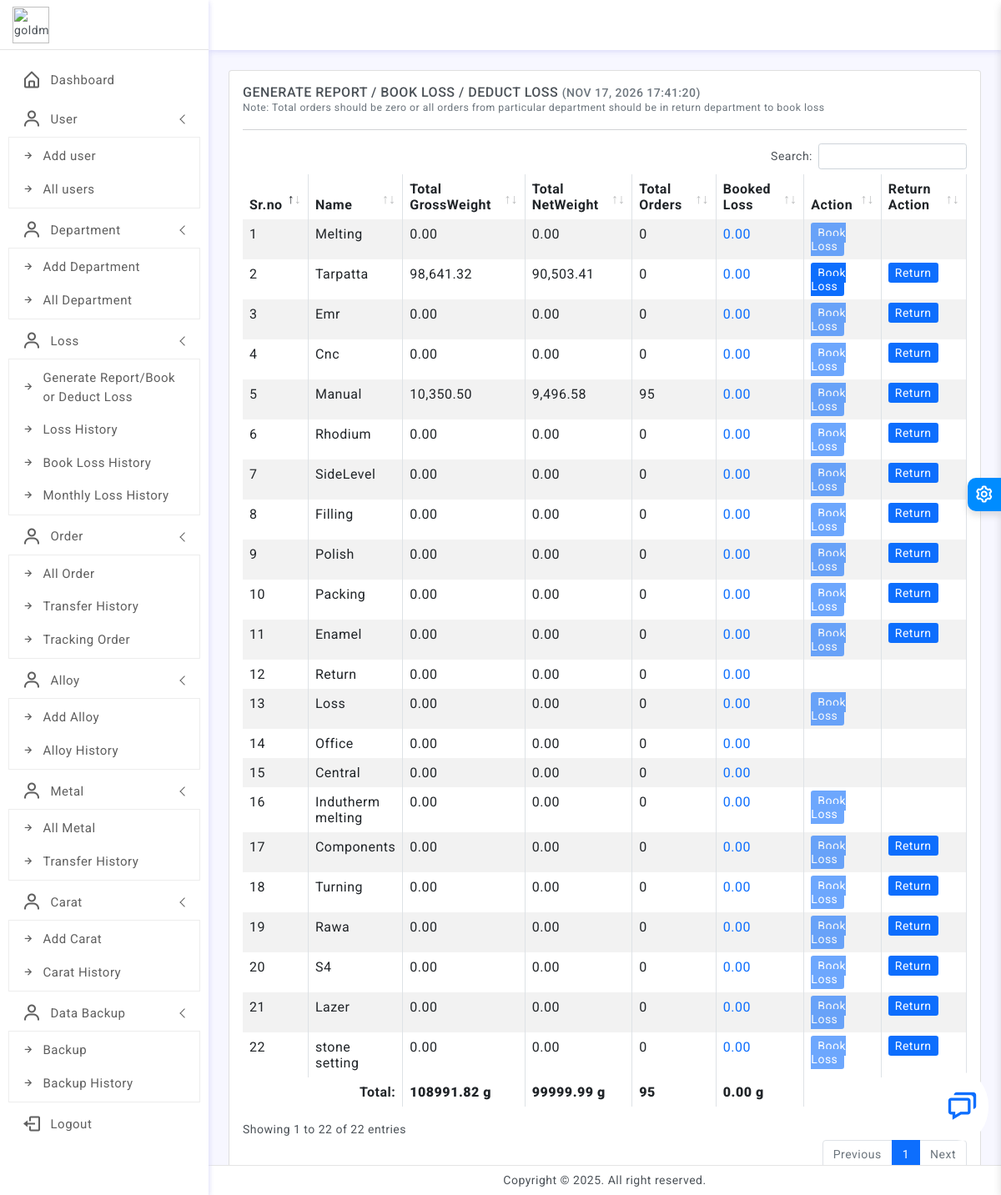
Page /super_jfdkgSD__UUECV_PIOU123/lossreport.php (signed in) on the committed database.
### tables this page shows
CREATE TABLE `departments` (
  `id` int(11) NOT NULL,
  `name` varchar(100) NOT NULL,
  `role` varchar(100) NOT NULL DEFAULT '0,2,5' COMMENT '0->all order\r\n3->edit order\r\n4->delete order\r\n1->add Order\r\n2->transfer order\r\n5->Accept orders\r\n6->all Metal\r\n7->edit Metal\r\n8->delete Metal\r\n9->add Metal\r\n10->transfer Metal\r\n11->Accept Metal',
  `created_at` timestamp NOT NULL DEFAULT current_timestamp(),
  `admin` varchar(100) NOT NULL DEFAULT '0' COMMENT '0->not admin\r\n1->admin',
  `use_gold` varchar(100) NOT NULL DEFAULT '0',
  `loss` varchar(100) NOT NULL DEFAULT '0',
  `previous_gold` varchar(100) NOT NULL DEFAULT '0',
  `melting_value` varchar(100) NOT NULL DEFAULT '0'
);

### super_jfdkgSD__UUECV_PIOU123/lossreport.php (the view, shortened to what this page needs)
<?php
include("include/connection.php");
$goldBalances = [];
$qGold1 = "SELECT *  FROM departments";
$resGold1 = mysqli_query($link, $qGold1);
if ($resGold1 && mysqli_num_rows($resGold1) > 0) {
    while ($row1 = mysqli_fetch_assoc($resGold1)) {
        $department_id = $row1['id'];
        $totalBalance = 0;
$qGold = "SELECT DISTINCT touch FROM metal_tracking";
$resGold = mysqli_query($link, $qGold);
if ($resGold && mysqli_num_rows($resGold) > 0) {
    while ($row = mysqli_fetch_assoc($resGold)) {
        $touchVal = $row['touch'];
        $toSum1 = 0;
        if($department_id==33){
             $toSum1 = mysqli_fetch_assoc(mysqli_query($link,
            "SELECT SUM(weight) as total FROM metal_tracking WHERE to_dept=$department_id AND from_dept=$department_id AND  touch='$touchVal' AND status='1'"
        ))['total'] ?? 0;
        }
          $stonetoSum =0;
         if($department_id==56){
         $stonetoSum = mysqli_fetch_assoc(mysqli_query($link,
            "SELECT SUM(stone_weight) as total FROM metal_tracking WHERE to_dept=$department_id AND touch='$touchVal' AND status='1'"
        ))['total'] ?? 0;
         }
        $toSum = mysqli_fetch_assoc(mysqli_query($link,
            "SELECT SUM(weight) as total FROM metal_tracking WHERE to_dept=$department_id AND touch='$touchVal' AND status='1'"
        ))['total'] ?? 0;
          $ostonefromSum =0;
         if($department_id==67){
         $ostonefromSum = mysqli_fetch_assoc(mysqli_query($link,
            "SELECT SUM(t_stone_weight) as total FROM order_tracking WHERE from_dept=$department_id AND gold_touch='$touchVal' AND status='1'"
        ))['total'] ?? 0;
         }
          $ordertoSum = mysqli_fetch_assoc(mysqli_query($link,
            "SELECT SUM(weight) as total FROM order_tracking WHERE to_dept=$department_id AND gold_touch='$touchVal' AND status='1'"
        ))['total'] ?? 0;
         $orderfromSum = mysqli_fetch_assoc(mysqli_query($link,
            "SELECT SUM(weight) as total FROM order_tracking WHERE from_dept=$department_id AND gold_touch='$touchVal' AND status='1'"
        ))['total'] ?? 0;
           $ostonefromSum = ($ostonefromSum * $touchVal) / 100;
        $o_bal = ((($ordertoSum ?: 0) - ($orderfromSum ?: 0)) * $touchVal) / 100;
        $fromSum = 0;
        if($department_id==37){
             $fromSum = mysqli_fetch_assoc(mysqli_query($link,
            "SELECT SUM(total_weight) as total FROM metal_entry WHERE from_dept=$department_id AND gold_touch='$touchVal' AND status='1'"
        ))['total'] ?? 0;
        }else{
             $fromSum = mysqli_fetch_assoc(mysqli_query($link,
            "SELECT SUM(weight) as total FROM metal_tracking WHERE from_dept=$department_id AND touch='$touchVal' AND status='1'"
        ))['total'] ?? 0;
        }
        $new_toSum = $toSum + $toSum1 + $stonetoSum;
         $balance = ($new_toSum ?: 0) - ($fromSum ?: 0);
        $new_balance = ($balance * $touchVal) / 100;
         $totalBalance += $new_balance + $o_bal  + $ostonefromSum;
    }
}
 $goldBalances[] = [
            'touch' => $touchVal,
            't_bal' => $totalBalance,
            'did' => $department_id,
            'balance' => $balance
        ];
}
}
include 'include/header.php';
?>
<div class="page-wrapper">
    <div class="page-content">
        <div class="row">
            <div class="col-12">
                <div class="card">
                    <div class="card-body">
                        <div class="d-flex justify-content-between align-items-center">
                            <h6 class="mb-0 text-uppercase">Generate Report / Book Loss / Deduct Loss <small class="text-muted">
            (<?= date("M d, Y H:i:s") ?>)
        </small></h6>
                        </div>
                           <div>
                              <small class="text-muted ">Note: Total orders should be zero or all orders from particular department
                              should be in return department  to book loss</small>
                              </div>
                        <hr/>
                        <div class="table-responsive">
          <table id="example2" class="table table-striped table-bordered" style="width:100%">
                                <thead>
                                    <tr>
                                        <th>Sr.no</th>
                                        <th>Name</th>
                                        <th>Total GrossWeight</th>
                                        <th>Total NetWeight</th>
                                        <th>Total Orders</th>
                                        <th>Booked Loss</th>
                                         <th>Action</th>
                                        <th>Return Action</th>
                                    </tr>
                                </thead>
                                <tbody>
                                    <?php
                                    $departments =$link->query("SELECT * FROM departments WHERE id NOT IN (51, 69, 70)");
                                    $sr = 1;
                                    while ($dept = $departments->fetch_assoc()):
                                    $dep_id = $dept['id'];
                                    ?>
                                    <tr>
                                        <td><?= $sr++ ?></td>
                                        <td><?= htmlspecialchars($dept['name']) ?></td>
  <td><?php
            echo   number_format($dept['use_gold'], 2);
?></td>
           <td>
    <?php
    $matched = null;
foreach ($goldBalances as $item) {
    if ($item['did'] == $dep_id) {
        $matched = $item;
        break;
    }
}
     if($matched==null){
         echo number_format(0, 2);
     }else{
          $t = $matched['t_bal'];
           $f = $matched['t_bal'];
           $total_book_loss = mysqli_fetch_assoc(mysqli_query($link,
            "SELECT
            SUM(weight) AS total_weight,
            SUM(net_weight) AS total_net_weight
        FROM loss
        WHERE from_department='$dep_id'
          AND to_department='0'"));
 $total_net_weight = $total_book_loss['total_net_weight'] ?? 0;
 $fine = 0;
         if($t>0){
             $fine= $t - $total_net_weight;
         }
          if($dep_id == 56){
            if($fine<0){
                echo number_format(0, 2);
            }else{
                echo number_format($fine, 2);
            }
          }elseif($dep_id== 32){
              if($fine<0){
                echo number_format(0, 2);
            }else{
                echo number_format($fine, 2);
            }
          }
          else{
                   echo number_format($fine, 2);
          }
     }
    ?></td>
    <td>
    <?php
    $did=$dept['id'];
    $result = $link->query("SELECT COUNT(*) AS total FROM orders WHERE current_dept='$did'");
$row = $result->fetch_assoc();
echo $row['total'];
?>
</td>
                                        <td>
    <a href="javascript:void(0)"
       class="loss-link"
       data-id="<?= $dept['id'] ?>"
       data-loss="<?= htmlspecialchars($dept['loss']) ?>">
       <?= number_format(htmlspecialchars($dept['loss']),2) ?>
    </a>
</td>
<td>
     <?php
    $did=$dept['id'];
    $result = $link->query("SELECT COUNT(*) AS total FROM orders WHERE current_dept='$did'");
$row = $result->fetch_assoc();
$hasOrders = ($row['total'] > 0) || ($dept['use_gold'] == 0) ;
?>
 <?php if($dept['name']=='Central' || $dept['name']=='Office'  || $dept['name']=='Return'){ ?>
 <?php }else{ ?>
 <a href="book_loss.php?dep_id=<?php echo $dep_id ?>&net_weight=<?php echo $f ?>"
   id="bookLossBtn"
   class="btn-sm btn-primary <?= $hasOrders ? 'disabled' : '' ?>"
   <?= $hasOrders ? 'style="pointer-events:none;opacity:0.6;"' : '' ?>>
   Book Loss
   <?php } ?>
</a>
</td>
<td>
    <?php if($dept['name']=='Central' || $dept['name']=='Melting' || $dept['name']=='Indutherm melting' || $dept['name']=='Office' || $dept['name']=='Loss' || $dept['name']=='Return'){ ?>
 <?php }else{ ?>
 <a class="btn-sm btn-primary" href="return.php?dep_id=<?php echo $dep_id ?>">
   Return
</a>
  <?php } ?>
</td>
                                    </tr>
                                    <?php endwhile; ?>
                                </tbody>
 <tfoot>
    <tr>
        <th colspan="2" class="text-end">Total:</th>
        <th></th>
        <th></th>
        <th></th>
        <th></th>
        <th colspan="2"></th>
    </tr>
</tfoot>
                            </table>
                        </div>
                    </div>
                </div>
            </div>
        </div>
    </div>
</div>
<?php include 'include/footer.php'; ?>

### super_jfdkgSD__UUECV_PIOU123/assets/css/app.css (style rules this page uses)
body { font-size: 14px; color: #4c5258; letter-spacing: .5px; background: #f7f7ff; overflow-x: hidden; font-family: Roboto, sans-serif }
.page-wrapper { height: 100%; margin-top: 60px; margin-bottom: 30px; margin-left: 250px }
.page-content { padding: 1.5rem 1.5rem 0.7rem 1.5rem }

### rows in the picture
departments: name "Melting", use_gold "0.00", fine "0.00", total "0", loss "0.00"
departments: name "Tarpatta", use_gold "98,641.32", fine "90,503.41", total "0", loss "0.00"
departments: name "Emr", use_gold "0.00", fine "0.00", total "0", loss "0.00"
departments: name "Cnc", use_gold "0.00", fine "0.00", total "0", loss "0.00"
departments: name "Manual", use_gold "10,350.50", fine "9,496.58", total "95", loss "0.00"
departments: name "Rhodium", use_gold "0.00", fine "0.00", total "0", loss "0.00"
departments: name "SideLevel", use_gold "0.00", fine "0.00", total "0", loss "0.00"
departments: name "Filling", use_gold "0.00", fine "0.00", total "0", loss "0.00"
departments: name "Polish", use_gold "0.00", fine "0.00", total "0", loss "0.00"
departments: name "Packing", use_gold "0.00", fine "0.00", total "0", loss "0.00"
departments: name "Enamel", use_gold "0.00", fine "0.00", total "0", loss "0.00"
departments: name "Return", use_gold "0.00", fine "0.00", total "0", loss "0.00"
departments: name "Loss", use_gold "0.00", fine "0.00", total "0", loss "0.00"
departments: name "Office", use_gold "0.00", fine "0.00", total "0", loss "0.00"
departments: name "Central", use_gold "0.00", fine "0.00", total "0", loss "0.00"
departments: name "Indutherm melting", use_gold "0.00", fine "0.00", total "0", loss "0.00"
departments: name "Components", use_gold "0.00", fine "0.00", total "0", loss "0.00"
departments: name "Turning", use_gold "0.00", fine "0.00", total "0", loss "0.00"
departments: name "Rawa", use_gold "0.00", fine "0.00", total "0", loss "0.00"
departments: name "S4", use_gold "0.00", fine "0.00", total "0", loss "0.00"
departments: name "Lazer", use_gold "0.00", fine "0.00", total "0", loss "0.00"
departments: name "stone setting", use_gold "0.00", fine "0.00", total "0", loss "0.00"
